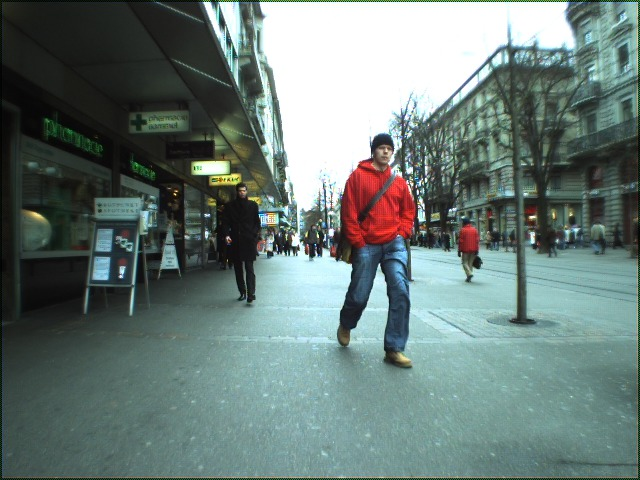
%> input picture pedestrian/image_00000011.jpg, 640 x 480 px
$ octave --eval "result = edgeExtraction(imread('../pedestrian/image_00000011.jpg'));"   (GNU Octave 9; MATLAB toolbox functions it lacks are replaced by stand-ins)
%> lines starting %> are read from the running program, lines starting %| are printed output that depends on the picture
function edgeE = edgeExtraction(im)
%EDGEDETECTION Summary of this function goes here
%   Detailed explanation goes here

% Convert RGB iamge to grayscale
if size(im,3)==3
    im=rgb2gray(im);
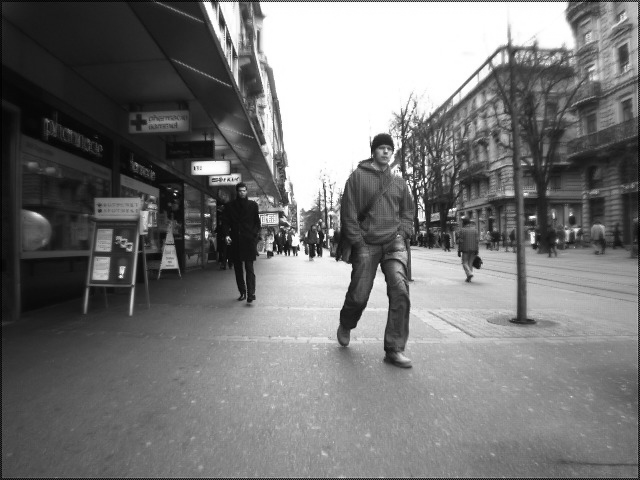
%> im: size 480x640 uint8; min 1, max 255, mean 118
end

edgeE = edge(im);
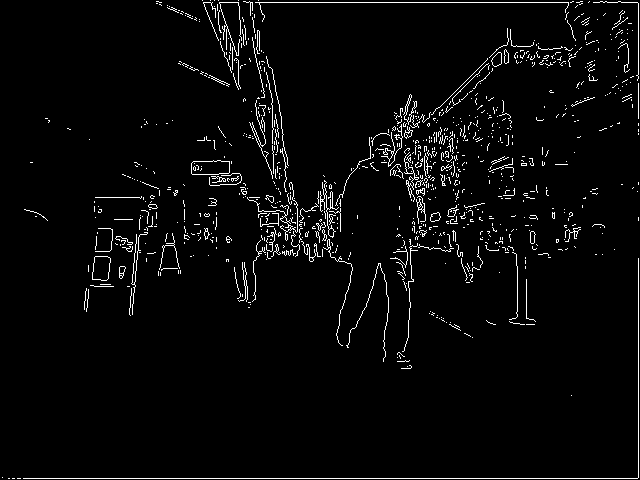
%> edgeE: size 480x640 logical; 3.3% white in thin lines or dots

end

$ run again, on pedestrian/image_00000025.jpg
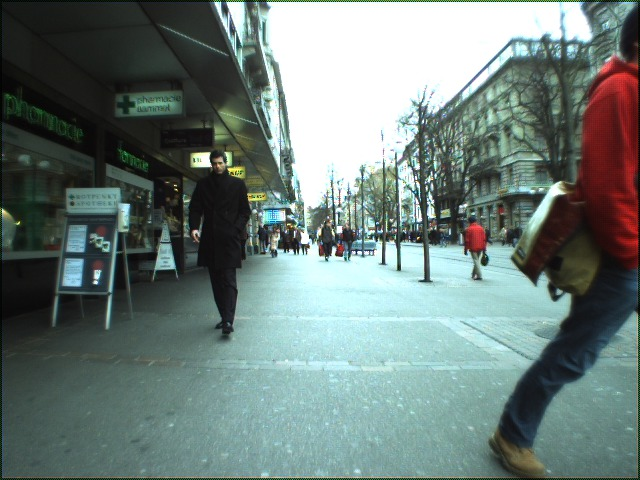
%> input picture pedestrian/image_00000025.jpg, 640 x 480 px
%> in edgeExtraction, `im=rgb2gray(im);`:
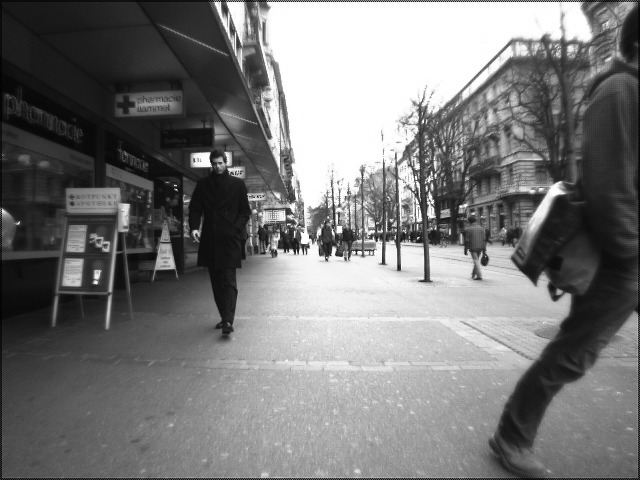
%> im: size 480x640 uint8; min 1, max 255, mean 120.3
%> in edgeExtraction, `edgeE = edge(im);`:
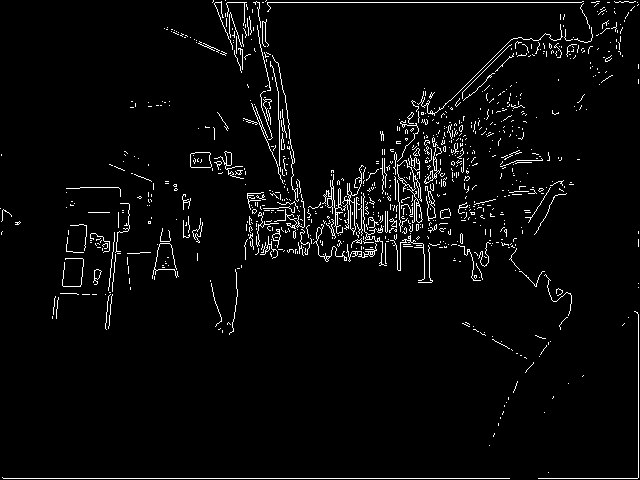
%> edgeE: size 480x640 logical; 3.5% white in thin lines or dots
